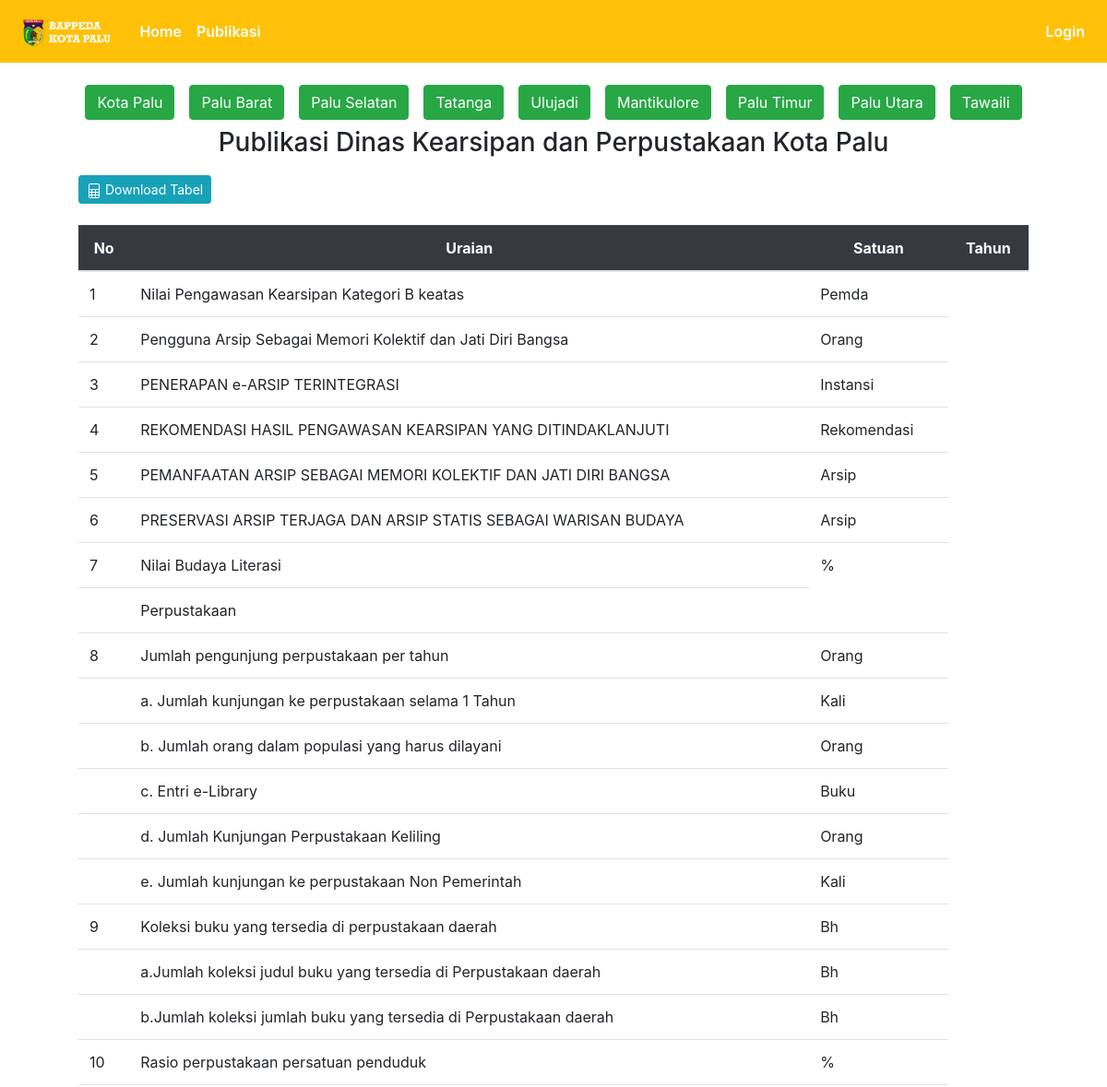
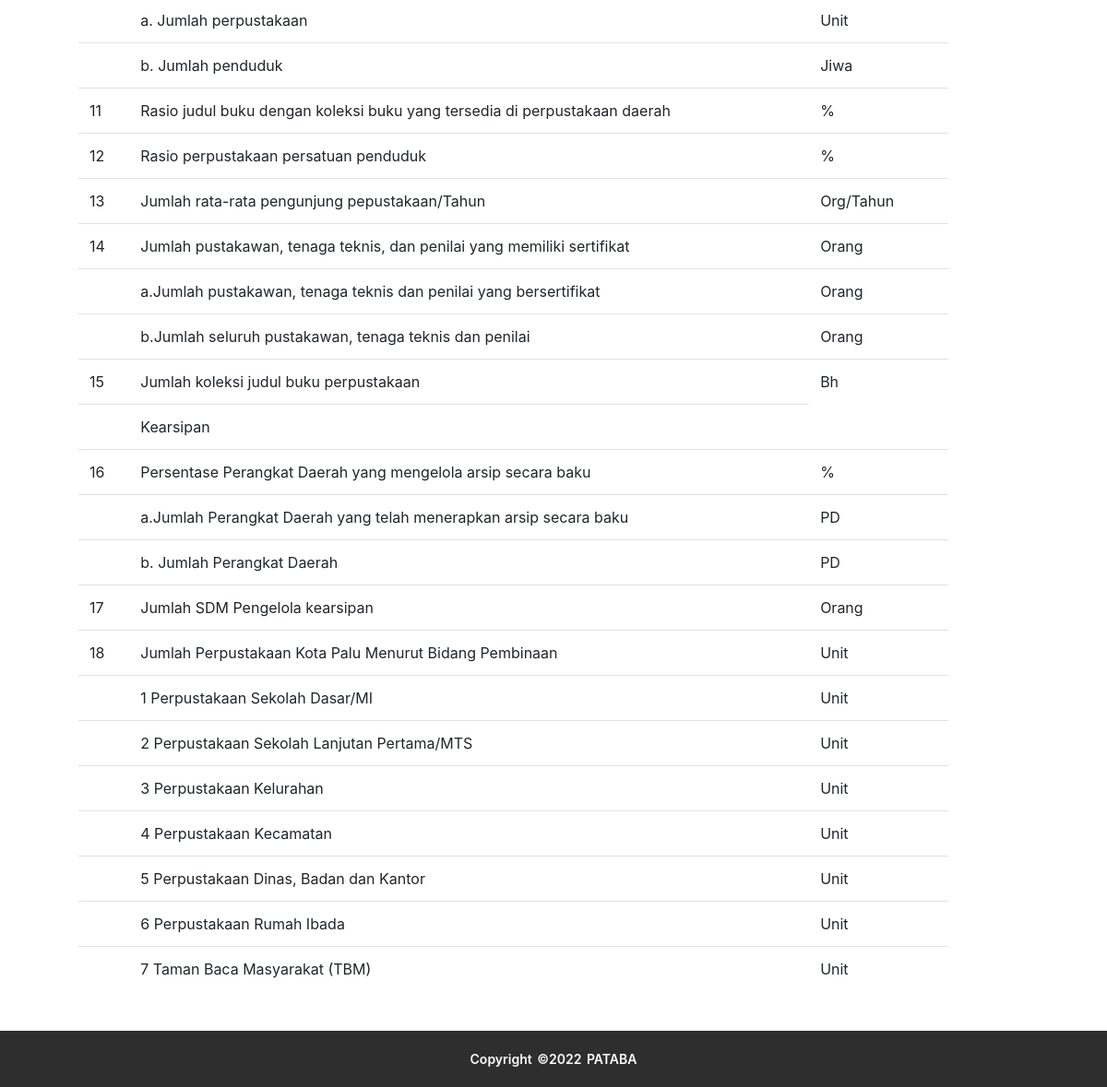
The page /publikasi/kearsipan on the database as committed earlier (2 pictures, top to bottom).
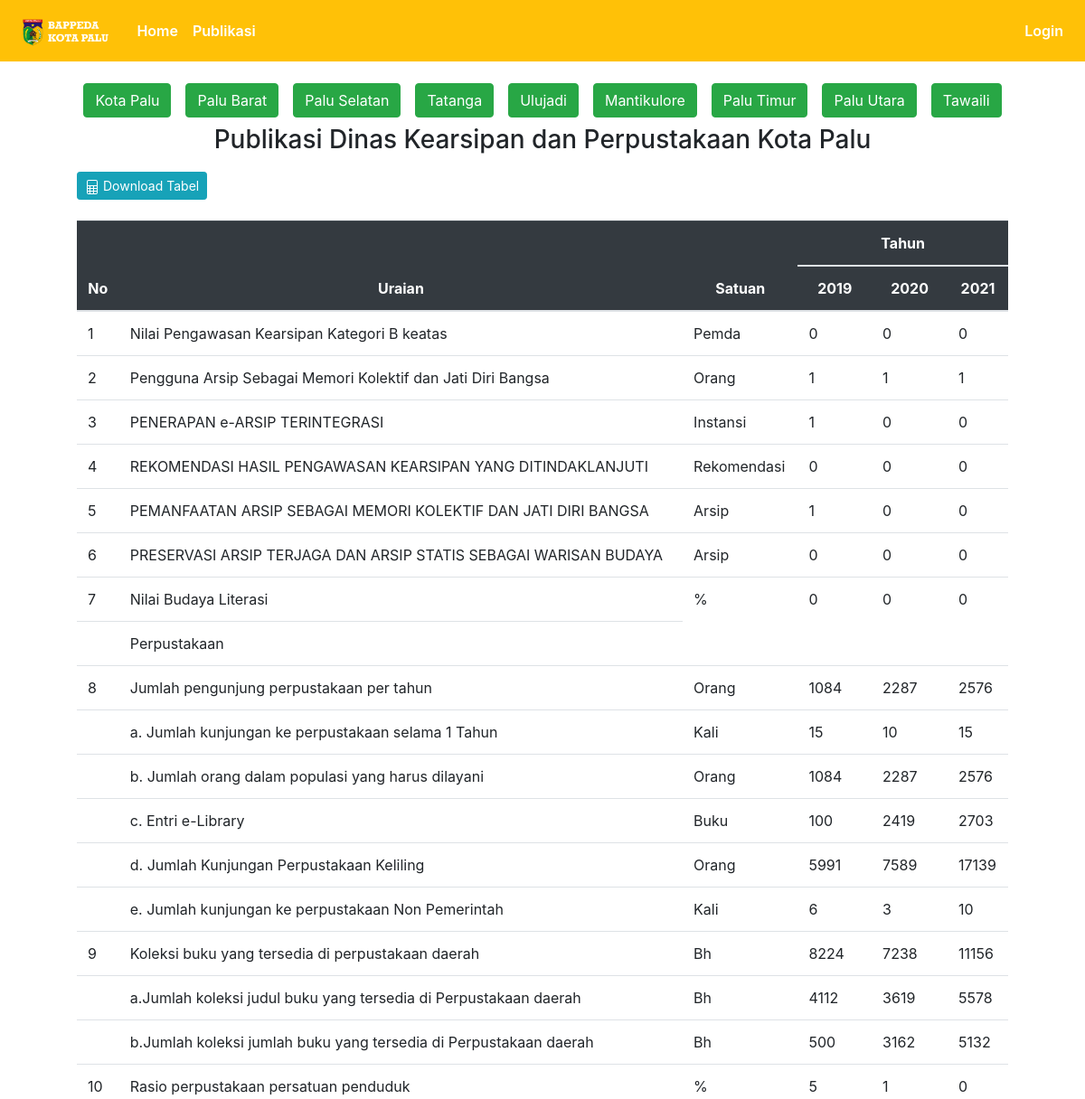
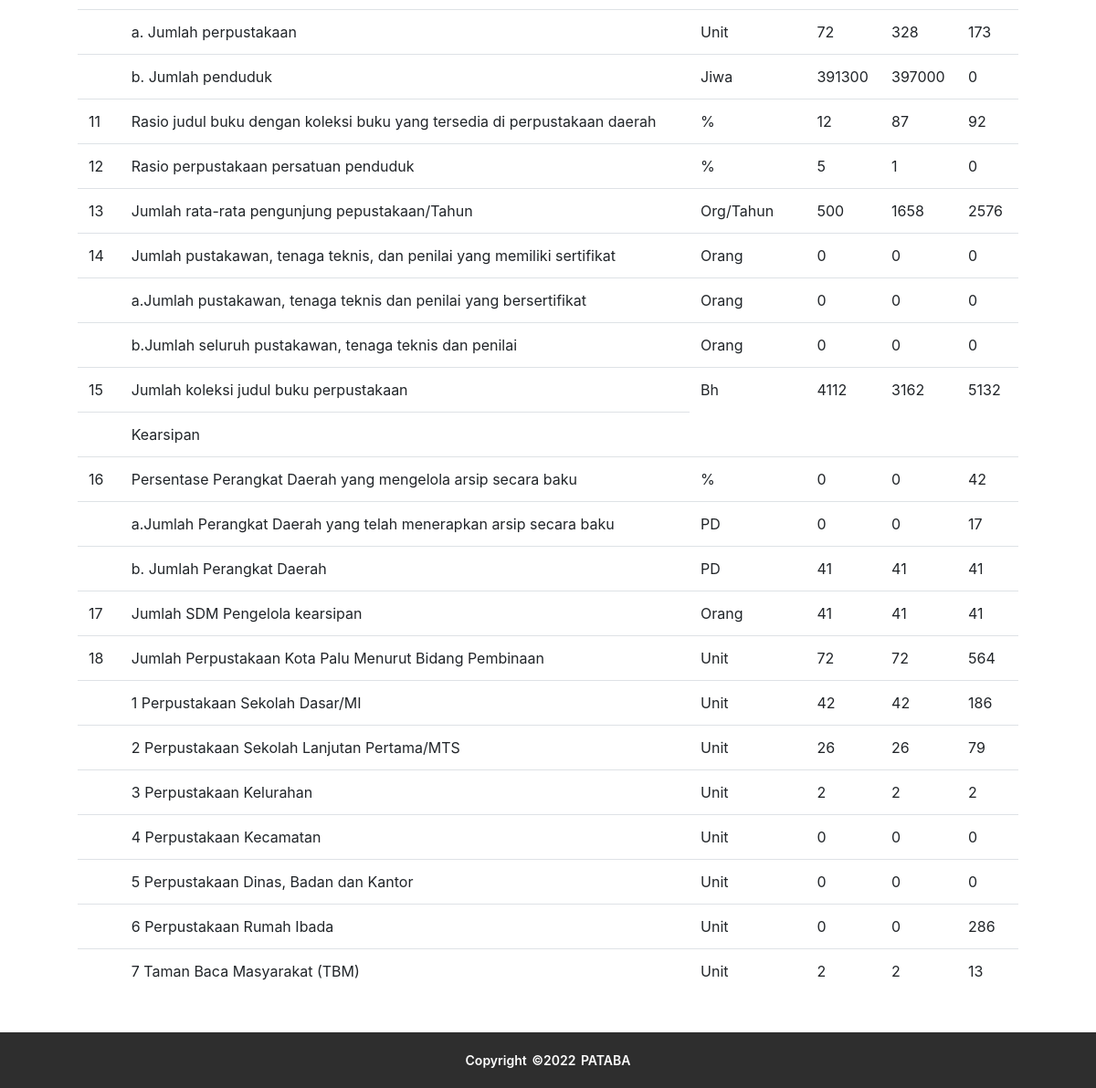
The same page on the database as committed later (2 pictures, top to bottom).
### publication/models.py (models this page shows)
class Kearsipan(db.Model):
  id = db.Column(db.Integer(), primary_key=True)
  tahun = db.Column(db.String(length=4), nullable=False)
  u1 = db.Column(db.Float())
  u2 = db.Column(db.Float())
  u3 = db.Column(db.Float())
  u4 = db.Column(db.Float())
  u5 = db.Column(db.Float())
  u6 = db.Column(db.Float())
  u7 = db.Column(db.Float())
  u8 = db.Column(db.Float())
  u9 = db.Column(db.Float())
  u10 = db.Column(db.Float())
  u11 = db.Column(db.Float())
  u12 = db.Column(db.Float())
  u13 = db.Column(db.Float())
  u14 = db.Column(db.Float())
  u15 = db.Column(db.Float())
  u16 = db.Column(db.Float())
  u17 = db.Column(db.Float())
  u18 = db.Column(db.Float())
  u19 = db.Column(db.Float())
  u20 = db.Column(db.Float())
  u21 = db.Column(db.Float())
  u22 = db.Column(db.Float())
  u23 = db.Column(db.Float())
  u24 = db.Column(db.Float())
  u25 = db.Column(db.Float())
  u26 = db.Column(db.Float())
  u27 = db.Column(db.Float())
  u28 = db.Column(db.Float())
  u29 = db.Column(db.Float())
  u30 = db.Column(db.Float())
  u31 = db.Column(db.Float())
  u32 = db.Column(db.Float())
  u33 = db.Column(db.Float())
  u34 = db.Column(db.Float())
  u35 = db.Column(db.Float())
  u36 = db.Column(db.Float())
  u37 = db.Column(db.Float())
  u38 = db.Column(db.Float())
  district_id = db.Column(db.Integer(), nullable=True)

### publication/kearsipan/routes_kearsipan.py (the view)
@app.route('/publikasi/kearsipan')
def kearsipan():
  data = Kearsipan.query.filter_by(district_id=None).order_by(Kearsipan.tahun).all()
  return render_template('kearsipan/kearsipan.html', data=data)

### publication/templates/kearsipan/kearsipan.html (shortened to what the changed rows need)
{% extends 'base.html' %}
{% block content %}
  <div class="container">
    <div class="table-responsive mb-5" style="padding: 5vh;">
      <table class="table" id="kearsipanTable">
        <thead class="table-dark text-center">
          <tr>
            <th rowspan="2" scope="col">No</th>
            <th rowspan="2" scope="col">Uraian</th>
            <th rowspan="2" scope="col">Satuan</th>
            <th colspan="{{ data|length + 1 }}" scope="col" style="text-align: center">Tahun</th>
          </tr>
          <tr>
            {% for d in data %}
              <th>
                {{ d.tahun }}
              </th>
            {% endfor %}
          </tr>
        </thead>
        <tbody>
          <tr>
            <td>1</td>
            <td>Nilai Pengawasan Kearsipan Kategori B keatas</td>
            <td>Pemda</td>
            {% for d in data %}
            <td>{{ d.u1 }}</td>
            {% endfor %}
          </tr>
          <tr>
            <td>2</td>
            <td>Pengguna Arsip Sebagai Memori Kolektif dan Jati Diri Bangsa</td>
            <td>Orang</td>
            {% for d in data %}
            <td>{{ d.u2 }}</td>
            {% endfor %}
          </tr>
          <tr>
            <td>3</td>
            <td>PENERAPAN e-ARSIP TERINTEGRASI</td>
            <td>Instansi</td>
            {% for d in data %}
            <td>{{ d.u3 }}</td>
            {% endfor %}
          </tr>
          <tr>
            <td>4</td>
            <td>REKOMENDASI HASIL PENGAWASAN KEARSIPAN YANG DITINDAKLANJUTI</td>
            <td>Rekomendasi</td>
            {% for d in data %}
            <td>{{ d.u4 }}</td>
            {% endfor %}
          </tr>
          <tr>
            <td>5</td>
            <td>PEMANFAATAN ARSIP SEBAGAI MEMORI KOLEKTIF DAN JATI DIRI BANGSA</td>
            <td>Arsip</td>
            {% for d in data %}
            <td>{{ d.u5 }}</td>
            {% endfor %}
          </tr>
          <tr>
            <td>6</td>
            <td>PRESERVASI ARSIP TERJAGA DAN ARSIP STATIS SEBAGAI WARISAN BUDAYA</td>
            <td>Arsip</td>
            {% for d in data %}
            <td>{{ d.u6 }}</td>
            {% endfor %}
          </tr>
          <tr>
            <td>7</td>
            <td>Nilai Budaya Literasi</td>
            <td>%</td>
            {% for d in data %}
            <td>{{ d.u7 }}</td>
            {% endfor %}
          </tr>
          <tr>
            <td>8</td>
            <td>Jumlah pengunjung perpustakaan per tahun</td>
            <td>Orang</td>
            {% for d in data %}
            <td>{{ d.u8 }}</td>
            {% endfor %}
          </tr>
          <tr>
            <td></td>
            <td>a. Jumlah kunjungan ke perpustakaan selama 1 Tahun</td>
            <td>Kali</td>
            {% for d in data %}
            <td>{{ d.u9 }}</td>
            {% endfor %}
          </tr>
          <tr>
            <td></td>
            <td>b. Jumlah orang dalam populasi yang harus dilayani</td>
            <td>Orang</td>
            {% for d in data %}
            <td>{{ d.u10 }}</td>
            {% endfor %}
          </tr>
          <tr>
            <td></td>
            <td>c. Entri e-Library</td>
            <td>Buku</td>
            {% for d in data %}
            <td>{{ d.u11 }}</td>
            {% endfor %}
          </tr>
          <tr>
            <td></td>
            <td>d. Jumlah Kunjungan Perpustakaan Keliling</td>
            <td>Orang</td>
            {% for d in data %}
            <td>{{ d.u12 }}</td>
            {% endfor %}
          </tr>
          <tr>
            <td></td>
            <td>e. Jumlah kunjungan ke perpustakaan Non Pemerintah</td>
            <td>Kali</td>
            {% for d in data %}
            <td>{{ d.u13 }}</td>
            {% endfor %}
          </tr>
          <tr>
            <td>9</td>
            <td>Koleksi buku yang tersedia di perpustakaan daerah</td>
            <td>Bh</td>
            {% for d in data %}
            <td>{{ d.u14 }}</td>
            {% endfor %}
          </tr>
          <tr>
            <td></td>
            <td>a.Jumlah koleksi judul buku yang tersedia di Perpustakaan daerah</td>
            <td>Bh</td>
            {% for d in data %}
            <td>{{ d.u15 }}</td>
            {% endfor %}
          </tr>
          <tr>
            <td></td>
            <td>b.Jumlah koleksi jumlah buku yang tersedia di Perpustakaan daerah</td>
            <td>Bh</td>
            {% for d in data %}
            <td>{{ d.u16 }}</td>
            {% endfor %}
          </tr>
          <tr>
            <td>10</td>
            <td>Rasio perpustakaan persatuan penduduk</td>
            <td>%</td>
            {% for d in data %}
            <td>{{ d.u17 }}</td>
            {% endfor %}
          </tr>
          <tr>
            <td></td>
            <td>a. Jumlah perpustakaan</td>
            <td>Unit</td>
            {% for d in data %}
            <td>{{ d.u18 }}</td>
            {% endfor %}
          </tr>
          <tr>
            <td></td>
            <td>b. Jumlah penduduk</td>
            <td>Jiwa</td>
            {% for d in data %}
            <td>{{ d.u19 }}</td>
            {% endfor %}
          </tr>
          <tr>
            <td>11</td>
            <td>Rasio judul  buku dengan koleksi buku yang tersedia di perpustakaan daerah</td>
            <td>%</td>
            {% for d in data %}
            <td>{{ d.u20 }}</td>
            {% endfor %}
          </tr>
          <tr>
            <td>12</td>
            <td>Rasio perpustakaan persatuan penduduk</td>
            <td>%</td>
            {% for d in data %}
            <td>{{ d.u21 }}</td>
            {% endfor %}
          </tr>
          <tr>
            <td>13</td>
            <td>Jumlah rata-rata pengunjung pepustakaan/Tahun</td>
            <td>Org/Tahun</td>
            {% for d in data %}
            <td>{{ d.u22 }}</td>
            {% endfor %}
          </tr>
          <tr>
            <td>14</td>
            <td>Jumlah pustakawan, tenaga teknis, dan penilai yang memiliki sertifikat</td>
            <td>Orang</td>
            {% for d in data %}
            <td>{{ d.u23 }}</td>
            {% endfor %}
          </tr>
          <tr>
            <td></td>
            <td>a.Jumlah pustakawan, tenaga teknis dan penilai yang bersertifikat</td>
            <td>Orang</td>
            {% for d in data %}
            <td>{{ d.u24 }}</td>
            {% endfor %}
          </tr>
          <tr>
            <td></td>
            <td>b.Jumlah seluruh pustakawan, tenaga teknis dan penilai</td>
            <td>Orang</td>
            {% for d in data %}
            <td>{{ d.u25 }}</td>
            {% endfor %}
          </tr>
          <tr>
            <td>15</td>
            <td>Jumlah koleksi judul buku perpustakaan</td>
            <td>Bh</td>
            {% for d in data %}
            <td>{{ d.u26 }}</td>
            {% endfor %}
          </tr>
          <tr>
            <td>16</td>
            <td>Persentase Perangkat Daerah yang mengelola arsip secara baku</td>
            <td>%</td>
            {% for d in data %}
            <td>{{ d.u27 }}</td>
            {% endfor %}
          </tr>
          <tr>
            <td></td>
            <td>a.Jumlah Perangkat Daerah yang telah menerapkan arsip secara baku</td>
            <td>PD</td>
            {% for d in data %}
            <td>{{ d.u28 }}</td>
            {% endfor %}
          </tr>
          <tr>
            <td></td>
            <td>b. Jumlah Perangkat Daerah</td>
            <td>PD</td>
            {% for d in data %}
            <td>{{ d.u29 }}</td>
            {% endfor %}
          </tr>
          <tr>
            <td>17</td>
            <td>Jumlah SDM Pengelola kearsipan</td>
            <td>Orang</td>
            {% for d in data %}
            <td>{{ d.u30 }}</td>
            {% endfor %}
          </tr>
          <tr>
            <td>18</td>
            <td>Jumlah Perpustakaan Kota Palu Menurut Bidang Pembinaan</td>
            <td>Unit</td>
            {% for d in data %}
            <td>{{ d.u31 }}</td>
            {% endfor %}
          </tr>
          <tr>
            <td></td>
            <td>1	Perpustakaan Sekolah Dasar/MI</td>
            <td>Unit</td>
            {% for d in data %}
            <td>{{ d.u32 }}</td>
            {% endfor %}
          </tr>
          <tr>
            <td></td>
            <td>2	Perpustakaan Sekolah Lanjutan Pertama/MTS</td>
            <td>Unit</td>
            {% for d in data %}
            <td>{{ d.u33 }}</td>
            {% endfor %}
          </tr>
          <tr>
            <td></td>
            <td>3	Perpustakaan Kelurahan</td>
            <td>Unit</td>
            {% for d in data %}
            <td>{{ d.u34 }}</td>
            {% endfor %}
          </tr>
          <tr>
            <td></td>
            <td>4	Perpustakaan Kecamatan</td>
            <td>Unit</td>
            {% for d in data %}
            <td>{{ d.u35 }}</td>
            {% endfor %}
          </tr>
          <tr>
            <td></td>
            <td>5	Perpustakaan Dinas, Badan dan Kantor</td>
            <td>Unit</td>
            {% for d in data %}
            <td>{{ d.u36 }}</td>
            {% endfor %}
          </tr>
          <tr>
            <td></td>
            <td>6	Perpustakaan Rumah Ibada</td>
            <td>Unit</td>
            {% for d in data %}
            <td>{{ d.u37 }}</td>
            {% endfor %}
          </tr>
          <tr>
            <td></td>
            <td>7	Taman Baca Masyarakat (TBM)</td>
            <td>Unit</td>
            {% for d in data %}
            <td>{{ d.u38 }}</td>
            {% endfor %}
          </tr>
        </tbody>
      </table>
    </div>
  </div>
{% endblock %}

Rows that differ between the two databases and show on the page:
added Kearsipan: tahun "2019", u1 "0", u2 "1", u3 "1", u4 "0", u5 "1", u6 "0", u7 "0", u8 "1084", u9 "15", u10 "1084", u11 "100", u12 "5991", u13 "6", u14 "8224", u15 "4112", u16 "500", u17 "5", u18 "72", u19 "391300", u20 "12", u21 "5", u22 "500", u23 "0", u24 "0", u25 "0", u26 "4112", u27 "0", u28 "0", u29 "41", u30 "41", u31 "72", u32 "42", u33 "26", u34 "2", u35 "0", u36 "0", u37 "0", u38 "2"
added Kearsipan: tahun "2020", u1 "0", u2 "1", u3 "0", u4 "0", u5 "0", u6 "0", u7 "0", u8 "2287", u9 "10", u10 "2287", u11 "2419", u12 "7589", u13 "3", u14 "7238", u15 "3619", u16 "3162", u17 "1", u18 "328", u19 "397000", u20 "87", u21 "1", u22 "1658", u23 "0", u24 "0", u25 "0", u26 "3162", u27 "0", u28 "0", u29 "41", u30 "41", u31 "72", u32 "42", u33 "26", u34 "2", u35 "0", u36 "0", u37 "0", u38 "2"
added Kearsipan: tahun "2021", u1 "0", u2 "1", u3 "0", u4 "0", u5 "0", u6 "0", u7 "0", u8 "2576", u9 "15", u10 "2576", u11 "2703", u12 "17139", u13 "10", u14 "11156", u15 "5578", u16 "5132", u17 "0", u18 "173", u19 "0", u20 "92", u21 "0", u22 "2576", u23 "0", u24 "0", u25 "0", u26 "5132", u27 "42", u28 "17", u29 "41", u30 "41", u31 "564", u32 "186", u33 "79", u34 "2", u35 "0", u36 "0", u37 "286", u38 "13"
